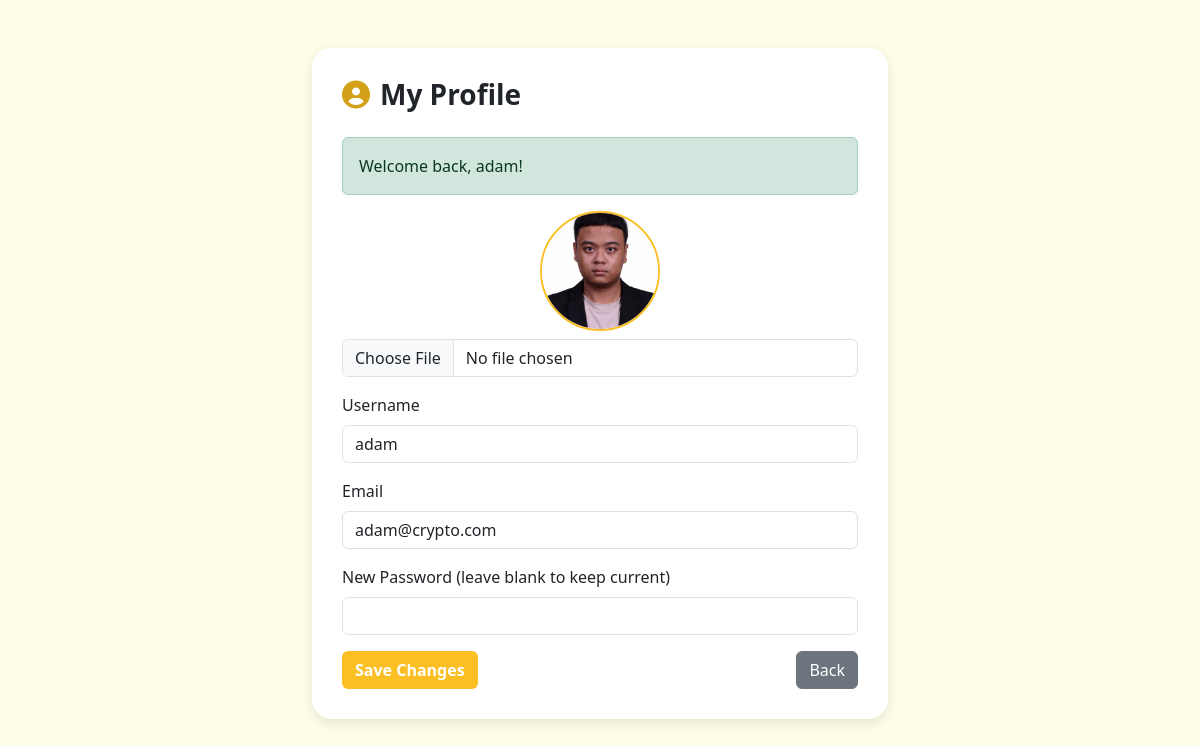
The page /profile.php (signed in) on the database its author committed.
### tables this page shows
CREATE TABLE `users` (
  `id` int(11) NOT NULL,
  `username` varchar(50) NOT NULL,
  `email` varchar(100) DEFAULT NULL,
  `password` varchar(255) NOT NULL,
  `created_at` timestamp NOT NULL DEFAULT current_timestamp(),
  `score` int(11) DEFAULT 0,
  `role` enum('admin','student') NOT NULL DEFAULT 'student',
  `login_count` int(11) DEFAULT 0,
  `profile_photo` varchar(255) DEFAULT NULL
);

### profile.php (the view, shortened to what this page needs)
<?php
include 'db.php';
$userId = $_SESSION['user_id'];
$result = $conn->query("SELECT username, email, profile_photo FROM users WHERE id = $userId");
$user = $result->fetch_assoc();
$photoPath = !empty($user['profile_photo']) ? "uploads/profile_photos/" . $user['profile_photo'] : "https://ui-avatars.com/api/?name=" . urlencode($user['username']);
?>
<!DOCTYPE html>
<html lang="en">
<head>
  <link rel="stylesheet" href="https://cdn.jsdelivr.net/npm/bootstrap@5.3.3/dist/css/bootstrap.min.css">
</head>
<body style="background: #fffde7; font-family: 'Segoe UI', sans-serif;">
<div class="container mt-5" style="max-width: 600px;">
  <div style="background: #fff; border-radius: 20px; box-shadow: 0 4px 12px rgba(0,0,0,0.1); padding: 30px;">
    <h3 style="font-weight: bold; margin-bottom: 25px; display: flex; align-items: center; gap: 10px;">
      <i class="fas fa-user-circle" style="color: #d4a017;"></i> My Profile
    </h3>
    <?php if (isset($_SESSION['message'])): ?>
      <div class="alert alert-success"><?= $_SESSION['message'] ?></div>
    <?php endif; ?>
    <form method="POST" enctype="multipart/form-data">
      <div class="text-center mb-3">
        <img src="<?= $photoPath ?>" alt="Profile Photo" style="width: 120px; height: 120px; object-fit: cover; border-radius: 50%; border: 2px solid #fbbf24;">
        <input type="file" name="profile_photo" accept="image/*" class="form-control mt-2">
      </div>
      <div class="mb-3">
        <label class="form-label">Username</label>
        <input type="text" name="username" value="<?= htmlspecialchars($user['username']) ?>" class="form-control" required>
      </div>
      <div class="mb-3">
        <label class="form-label">Email</label>
        <input type="email" name="email" value="<?= htmlspecialchars($user['email']) ?>" class="form-control" required>
      </div>
      <div class="mb-3">
        <label class="form-label">New Password (leave blank to keep current)</label>
        <input type="password" name="password" class="form-control">
      </div>
      <div class="d-flex justify-content-between">
        <button type="submit" class="btn" style="background-color: #fbbf24; color: #fff; font-weight: 600;">Save Changes</button>
        <a href="user_home.php" class="btn btn-secondary">Back</a>
      </div>
    </form>
  </div>
</div>
</body>
</html>

### rows shown on the page
users: profile_photo (picture), username "adam", email "adam@crypto.com"

### other values the page prints
$_SESSION['message'] "Welcome back, adam!"
